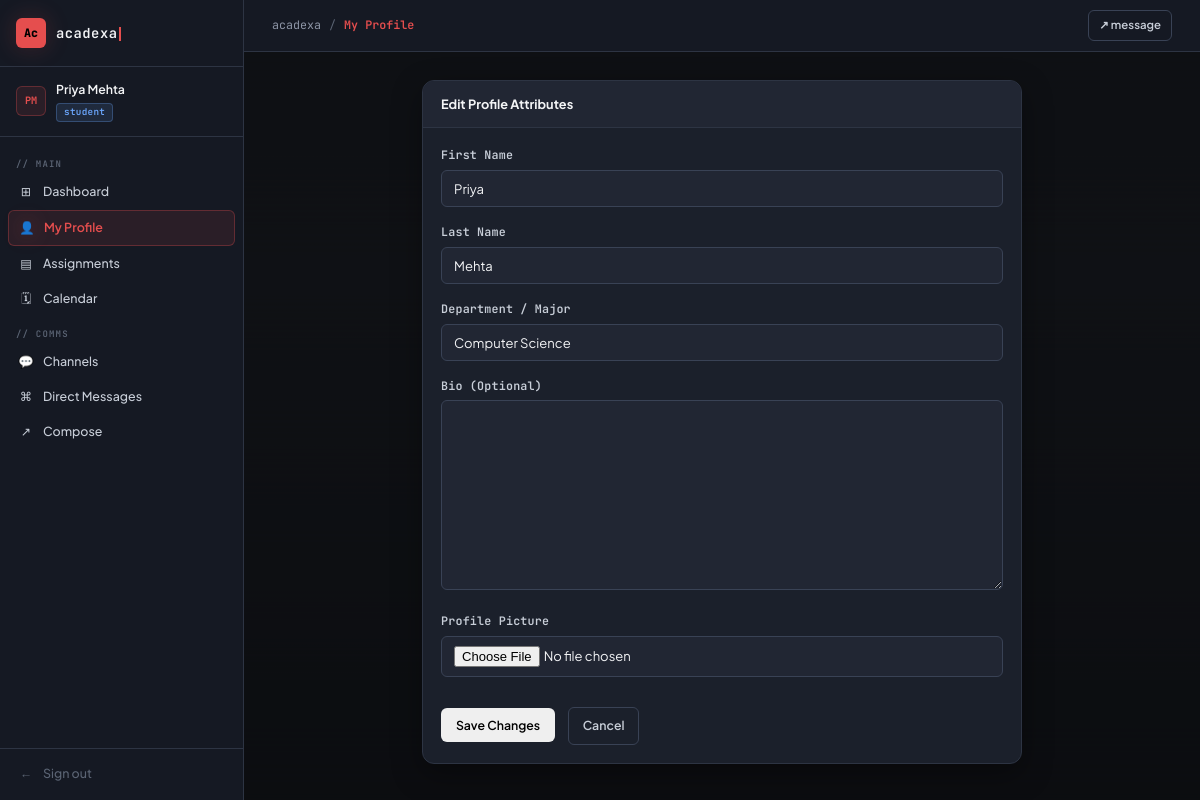
Before: /accounts/profile/edit/ (signed in) with the older database file.
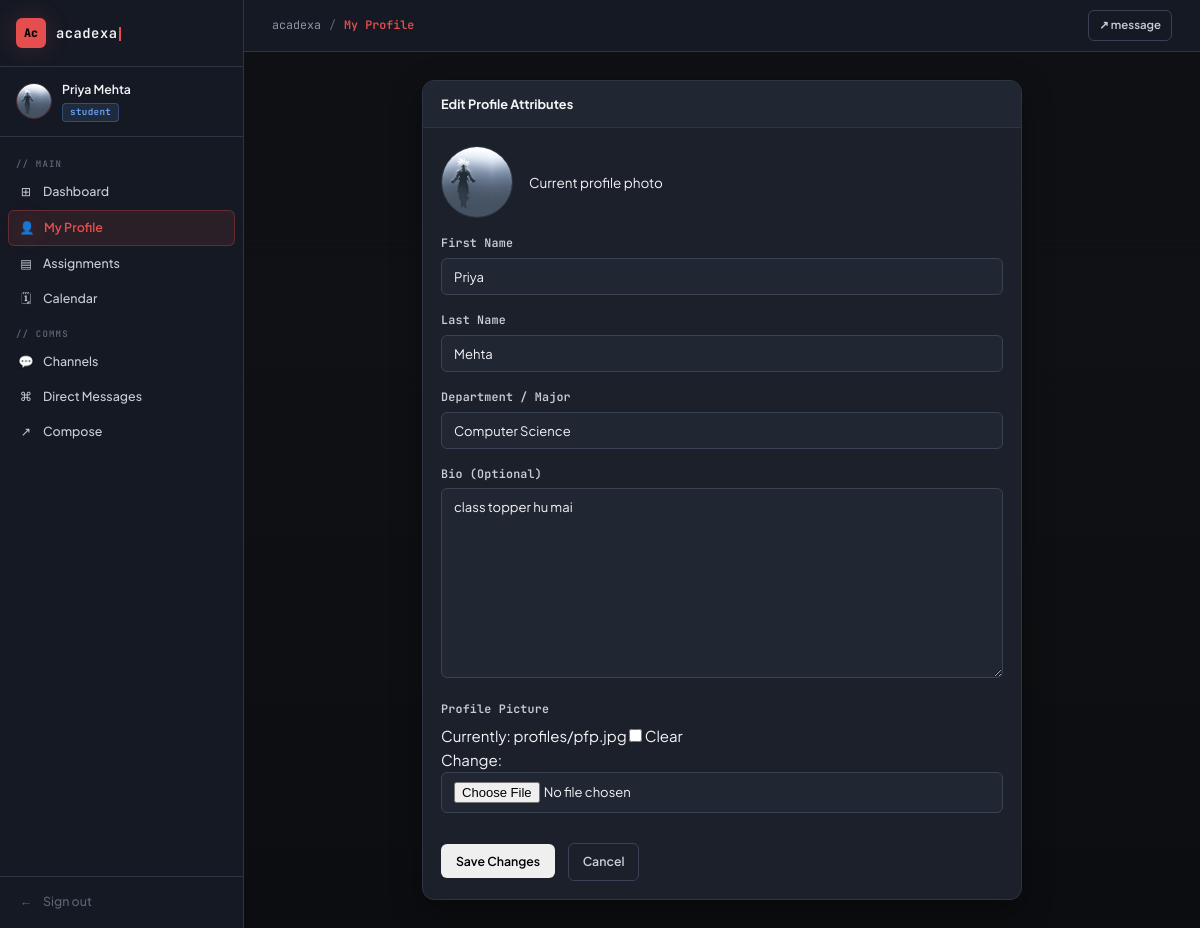
After: the same page with the newer database file.
### apps/accounts/models.py (models this page shows, shortened)
class User(AbstractUser):
    ROLE_CHOICES = [
        ('student', 'Student'),
        ('teacher', 'Teacher'),
    ]
    role = models.CharField(max_length=10, choices=ROLE_CHOICES, default='student')
    department = models.CharField(max_length=100, blank=True)
    profile_pic = models.ImageField(upload_to='profiles/', blank=True, null=True)
    bio = models.TextField(blank=True)
    def is_teacher(self):
        return self.role == 'teacher'

### apps/accounts/views.py (the view)
# urls.py: path('profile/edit/', views.profile_edit, name='profile_edit'),
@login_required
def profile_edit(request):
    from .forms import ProfileUpdateForm
    form = ProfileUpdateForm(request.POST or None, request.FILES or None, instance=request.user)
    if request.method == 'POST' and form.is_valid():
        form.save()
        messages.success(request, 'Profile updated successfully!')
        return redirect('dashboard')
    return render(request, 'accounts/profile_edit.html', {'form': form})

### apps/accounts/forms.py
class ProfileUpdateForm(forms.ModelForm):
    class Meta:
        model = User
        fields = ['first_name', 'last_name', 'department', 'bio', 'profile_pic']
    def __init__(self, *args, **kwargs):
        super().__init__(*args, **kwargs)
        for field in self.fields.values():
            field.widget.attrs['class'] = 'form-input'

### templates/accounts/profile_edit.html (shortened to what this page needs)
{% extends 'base/base.html' %}
{% block page_title %}My Profile{% endblock %}
{% block content %}
<div class="card" style="max-width: 600px; margin: 0 auto;">
  <div class="card-header">
    <h3>Edit Profile Attributes</h3>
  </div>
  <div class="card-body">
    <form method="POST" enctype="multipart/form-data">
      {% if user.profile_pic %}
      <div class="form-group" style="display:flex; align-items:center; gap:16px;">
        <img src="{{ user.profile_pic.url }}" alt="Profile picture" style="width:72px; height:72px; border-radius:50%; object-fit:cover; border:1px solid var(--border);">
        <div style="color:var(--text-muted); font-size:0.9rem;">Current profile photo</div>
      </div>
      {% endif %}
      <div class="form-group">
        <label class="form-label">First Name</label>
        {{ form.first_name }}
      </div>
      <div class="form-group">
        <label class="form-label">Last Name</label>
        {{ form.last_name }}
      </div>
      <div class="form-group">
        <label class="form-label">Department / Major</label>
        {{ form.department }}
      </div>
      <div class="form-group">
        <label class="form-label">Bio (Optional)</label>
        {{ form.bio }}
      </div>
      <div class="form-group">
        <label class="form-label">Profile Picture</label>
        {{ form.profile_pic }}
      </div>
      <div style="margin-top: 30px;">
        <button type="submit" class="btn btn-gold">Save Changes</button>
        <a href="{% url 'dashboard' %}" class="btn btn-outline" style="margin-left: 10px;">Cancel</a>
      </div>
    </form>
  </div>
</div>
{% endblock %}

### templates/base/base.html (shortened to what this page needs)
{% load static %}
<!DOCTYPE html>
<html lang="en">
<head>
  <link rel="stylesheet" href="{% static 'css/acadexa.css' %}?v=valorant2">
</head>
<body>
{% if user.is_authenticated %}
<div class="layout">
  <aside class="sidebar">
    <a href="{% url 'dashboard' %}" class="sidebar-logo">
      <div class="logo-icon">Ac</div>
      <span class="logo-text">acadexa<span class="logo-cursor"></span></span>
    </a>
    <div class="sidebar-user">
      {% if user.profile_pic %}
        <img src="{{ user.profile_pic.url }}" alt="Profile Pic" class="user-avatar" style="object-fit:cover; border-radius:50%; width:36px; height:36px; padding:0; background:transparent;">
      {% else %}
        <div class="user-avatar">{{ user.first_name|first|upper }}{{ user.last_name|first|upper }}</div>
      {% endif %}
      <div>
        <div class="user-name">{{ user.get_full_name|default:user.username }}</div>
        <span class="user-role {{ user.role }}">{{ user.role }}</span>
      </div>
    </div>
    <nav class="sidebar-nav">
      <div class="nav-section-label">// main</div>
      <a href="{% url 'dashboard' %}" class="nav-link {% if request.resolver_match.url_name == 'dashboard' %}active{% endif %}">
        <span class="nav-icon">⊞</span> Dashboard
      </a>
      <a href="{% url 'profile_edit' %}" class="nav-link {% if request.resolver_match.url_name == 'profile_edit' %}active{% endif %}">
        <span class="nav-icon">👤</span> My Profile
      </a>
      <a href="{% url 'assignment_list' %}" class="nav-link">
        <span class="nav-icon">▤</span> Assignments
      </a>
      <a href="{% url 'assignment_calendar' %}" class="nav-link {% if request.resolver_match.url_name == 'assignment_calendar' %}active{% endif %}">
        <span class="nav-icon">🗓</span> Calendar
      </a>
      <div class="nav-section-label">// comms</div>
      <a href="{% url 'channel_list' %}" class="nav-link {% if 'channel' in request.resolver_match.url_name %}active{% endif %}">
        <span class="nav-icon">💬</span> Channels
      </a>
      <a href="{% url 'inbox' %}" class="nav-link {% if request.resolver_match.url_name == 'inbox' %}active{% endif %}">
        <span class="nav-icon">⌘</span> Direct Messages
      </a>
      <a href="{% url 'send_message' %}" class="nav-link">
        <span class="nav-icon">↗</span> Compose
      </a>
    </nav>
    <div class="sidebar-footer">
      <a href="{% url 'logout' %}" class="nav-link" style="color: var(--text-4);">
        <span class="nav-icon">←</span> Sign out
      </a>
    </div>
  </aside>
  <div class="main-content">
    <header class="topbar">
      <div class="breadcrumb">
        <span>acadexa</span>
        <span class="sep">/</span>
        <span class="current">{% block page_title %}dashboard{% endblock %}</span>
      </div>
      <div class="topbar-actions">
        {% if user.is_teacher %}
          <a href="{% url 'assignment_create' %}" class="btn btn-primary btn-sm">+ new assignment</a>
        {% else %}
          <a href="{% url 'send_message' %}" class="btn btn-outline btn-sm">↗ message</a>
        {% endif %}
      </div>
    </header>
    <div class="page-body">
      {% block content %}{% endblock %}
    </div>
  </div>
</div>
{% else %}
  {% block auth_content %}{% endblock %}
{% endif %}
</body>
</html>

Changed rows visible on the page:
changed User "Priya Mehta": profile_pic: picture added; profile_pic empty → "profiles/pfp.jpg" (drawn); bio (not shown) → "class topper hu mai"; first_name|first "P" → (not shown); last_name|first "M" → (not shown)
Other visible differences:
form field profile_pic: (not shown) → "☐"
text now shown: "Current profile photo Currently: profiles/pfp.jpg Clear Change:"
